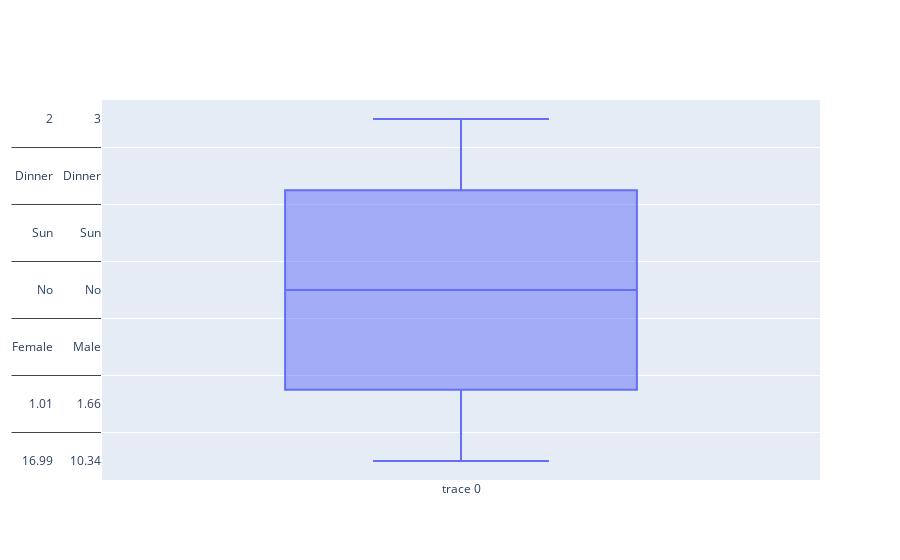

Source (notebook cell):
### Code cell
data = tips_data
fig = go.Figure()
fig.add_trace(go.Box(y=data))
fig.show()

### Figure 1 — Plotly figure (JSON) as saved in the notebook; plotly's stock layout.template omitted (floating-point values rounded to 4 significant figures; data arrays with more than 128 entries replaced by an {"elided": "..."} marker saying what was removed)
{"data": [{"type": "box", "y": {"elided": "244x7 mixed values"}}], "layout": {"autosize": true, "xaxis": {"autorange": true, "range": [-0.5, 0.5], "type": "category"}, "yaxis": {"autorange": true, "range": [-0.3333, 6.333], "type": "multicategory"}}}
